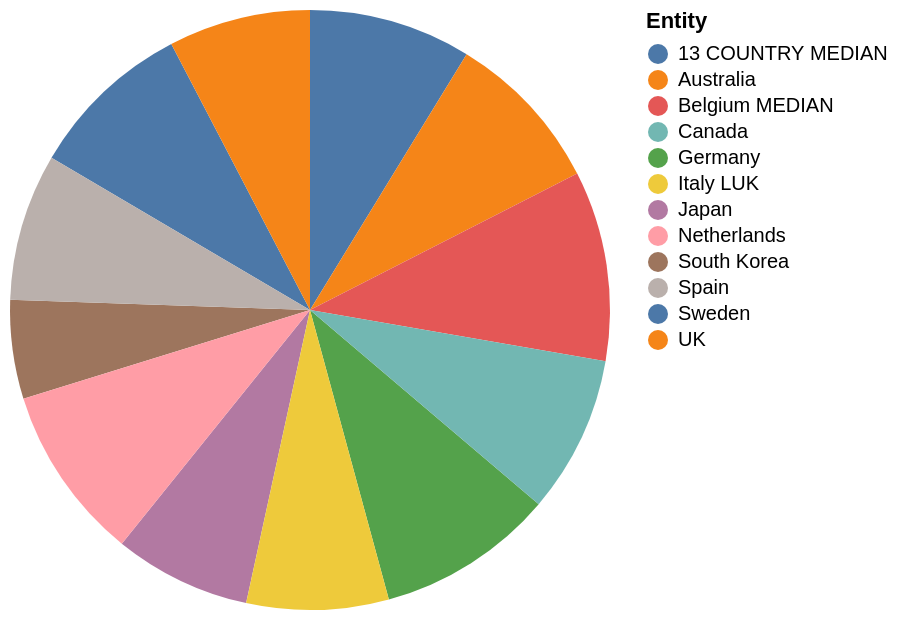

Vega-Lite specification stored for this chart:
### Vega-Lite specification from a JSON file in a GitHub repository (floating-point values rounded to 4 significant figures)
{"$schema": "https://vega.github.io/schema/vega-lite/v5.json", "description": "Pie chart auto-generated from CSV", "data": {"values": [{"Entity": "13 COUNTRY MEDIAN", "Unfavorable": "64", "Favorable": "34.0"}, {"Entity": "Australia", "Unfavorable": "64", "Favorable": "nan"}, {"Entity": "Japan", "Unfavorable": "54", "Favorable": "nan"}, {"Entity": "South Korea", "Unfavorable": "39", "Favorable": "59.0"}, {"Entity": "Belgium MEDIAN", "Unfavorable": "75", "Favorable": "65.0"}, {"Entity": "Germany", "Unfavorable": "70", "Favorable": "26.0"}, {"Entity": "Netherlands", "Unfavorable": "69", "Favorable": "30.0"}, {"Entity": "Sweden", "Unfavorable": "65", "Favorable": "33.0"}, {"Entity": "Spain", "Unfavorable": "58", "Favorable": "40.0"}, {"Entity": "UK", "Unfavorable": "56", "Favorable": "nan"}, {"Entity": "Italy LUK", "Unfavorable": "56", "Favorable": "55.0"}, {"Entity": "Canada", "Unfavorable": "62", "Favorable": "35.0"}]}, "mark": "arc", "encoding": {"theta": {"field": "Unfavorable", "type": "quantitative"}, "color": {"field": "Entity", "type": "nominal"}}}
